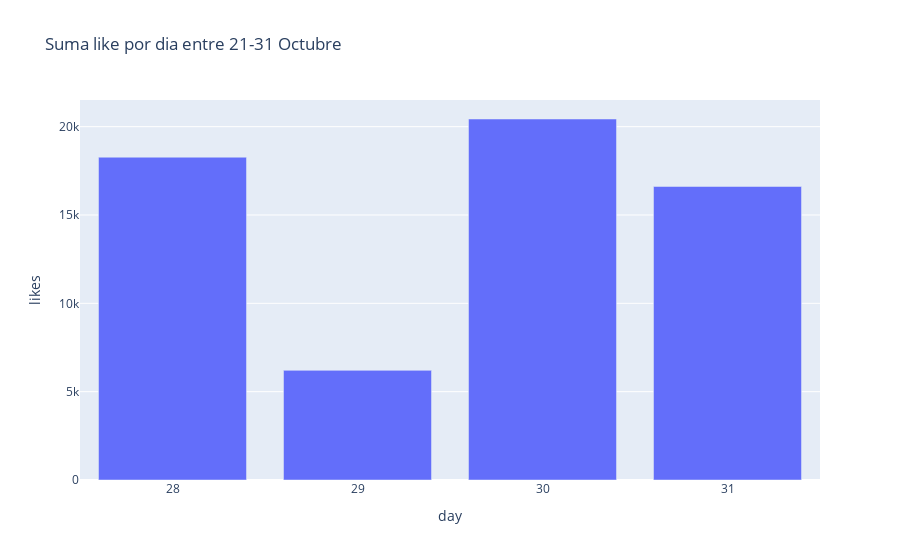
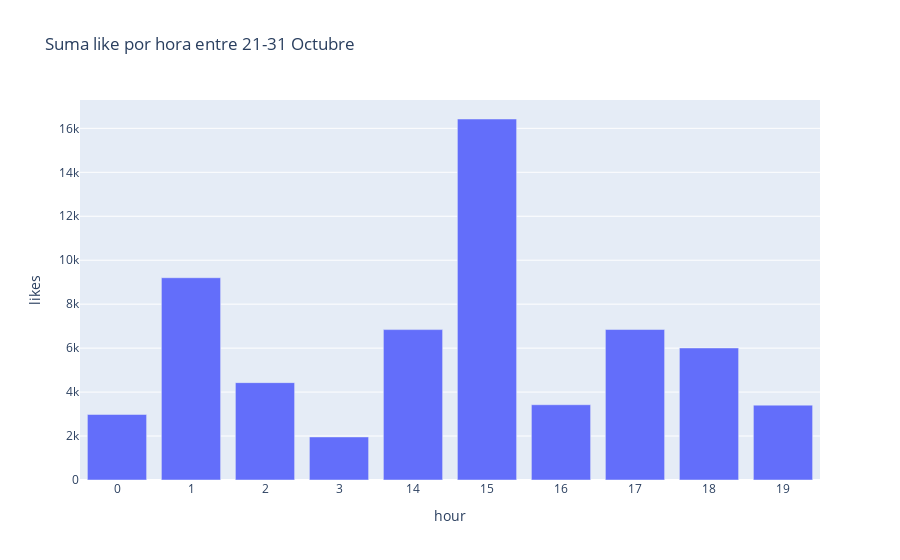
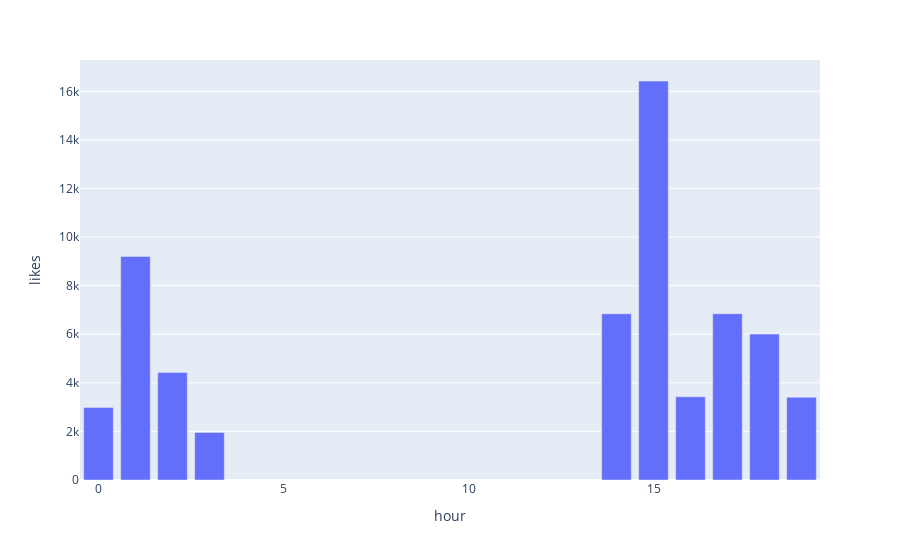
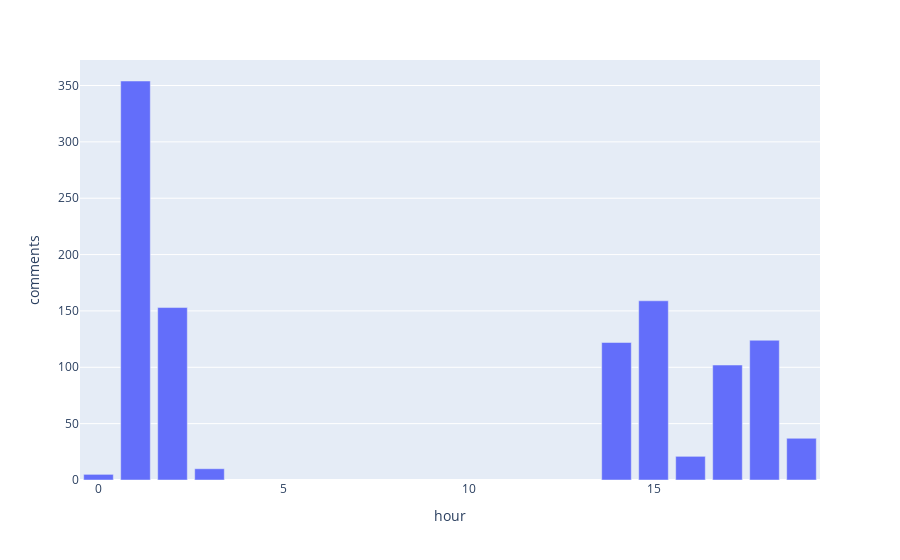

Source (notebook cell) for these figures, in order:
### Code cell
import plotly.express as px
from plotly.offline import  iplot,  init_notebook_mode
init_notebook_mode(connected=True) 

df = pd.read_csv(csv_file)
df['date'] = pd.to_datetime(df['date'], errors='coerce')
df= df.loc[df['date'].dt.day>20]

df['day']= df['date'].dt.day
df['hour']= df['date'].dt.hour

df_day = df.groupby('day').sum()
df_day.reset_index(inplace=True)

df_hour = df.groupby('hour').sum()
df_hour.reset_index(inplace=True)

#Visualización simple de likes v/s tiempo

fig = px.bar(df_day, x="day", y="likes",
             title="Suma like por dia entre 21-31 Octubre")
fig.update_xaxes(type='category')
fig.show() 

fig = px.bar(df_hour, x="hour", y="likes",
             title="Suma like por hora entre 21-31 Octubre")
fig.update_xaxes(type='category')
iplot(fig) 



fig = px.bar(df_hour, x="hour", y="likes")
iplot(fig) 

fig = px.bar(df_hour, x="hour", y="comments")
iplot(fig)

### Figure 1 — Plotly figure (JSON) as saved in the notebook; plotly's stock layout.template omitted (floating-point values rounded to 4 significant figures)
{"data": [{"alignmentgroup": "True", "hovertemplate": "day=%{x}<br>likes=%{y}<extra></extra>", "legendgroup": "", "marker": {"color": "#636efa"}, "name": "", "offsetgroup": "", "orientation": "v", "showlegend": false, "textposition": "auto", "type": "bar", "x": [28, 29, 30, 31], "xaxis": "x", "y": [18271, 6206, 20434, 16614], "yaxis": "y"}], "layout": {"autosize": true, "barmode": "relative", "legend": {"tracegroupgap": 0}, "title": {"text": "Suma like por dia entre 21-31 Octubre"}, "xaxis": {"anchor": "y", "autorange": true, "domain": [0, 1], "range": [-0.5, 3.5], "title": {"text": "day"}, "type": "category"}, "yaxis": {"anchor": "x", "autorange": true, "domain": [0, 1], "range": [0, 21510.0], "title": {"text": "likes"}, "type": "linear"}}}

### Figure 2 — Plotly figure (JSON) as saved in the notebook; plotly's stock layout.template omitted (floating-point values rounded to 4 significant figures)
{"data": [{"alignmentgroup": "True", "hovertemplate": "hour=%{x}<br>likes=%{y}<extra></extra>", "legendgroup": "", "marker": {"color": "#636efa"}, "name": "", "offsetgroup": "", "orientation": "v", "showlegend": false, "textposition": "auto", "type": "bar", "x": [0, 1, 2, 3, 14, 15, 16, 17, 18, 19], "xaxis": "x", "y": [2981, 9203, 4430, 1959, 6843, 16425, 3425, 6846, 6007, 3406], "yaxis": "y"}], "layout": {"autosize": true, "barmode": "relative", "legend": {"tracegroupgap": 0}, "title": {"text": "Suma like por hora entre 21-31 Octubre"}, "xaxis": {"anchor": "y", "autorange": true, "domain": [0, 1], "range": [-0.5, 9.5], "title": {"text": "hour"}, "type": "category"}, "yaxis": {"anchor": "x", "autorange": true, "domain": [0, 1], "range": [0, 17290.0], "title": {"text": "likes"}, "type": "linear"}}}

### Figure 3 — Plotly figure (JSON) as saved in the notebook; plotly's stock layout.template omitted (floating-point values rounded to 4 significant figures)
{"data": [{"alignmentgroup": "True", "hovertemplate": "hour=%{x}<br>likes=%{y}<extra></extra>", "legendgroup": "", "marker": {"color": "#636efa"}, "name": "", "offsetgroup": "", "orientation": "v", "showlegend": false, "textposition": "auto", "type": "bar", "x": [0, 1, 2, 3, 14, 15, 16, 17, 18, 19], "xaxis": "x", "y": [2981, 9203, 4430, 1959, 6843, 16425, 3425, 6846, 6007, 3406], "yaxis": "y"}], "layout": {"autosize": true, "barmode": "relative", "legend": {"tracegroupgap": 0}, "margin": {"t": 60}, "xaxis": {"anchor": "y", "autorange": true, "domain": [0, 1], "range": [-0.5, 19.5], "title": {"text": "hour"}, "type": "linear"}, "yaxis": {"anchor": "x", "autorange": true, "domain": [0, 1], "range": [0, 17290.0], "title": {"text": "likes"}, "type": "linear"}}}

### Figure 4 — Plotly figure (JSON) as saved in the notebook; plotly's stock layout.template omitted (floating-point values rounded to 4 significant figures)
{"data": [{"alignmentgroup": "True", "hovertemplate": "hour=%{x}<br>comments=%{y}<extra></extra>", "legendgroup": "", "marker": {"color": "#636efa"}, "name": "", "offsetgroup": "", "orientation": "v", "showlegend": false, "textposition": "auto", "type": "bar", "x": [0, 1, 2, 3, 14, 15, 16, 17, 18, 19], "xaxis": "x", "y": [5, 354, 153, 10, 122, 159, 21, 102, 124, 37], "yaxis": "y"}], "layout": {"autosize": true, "barmode": "relative", "legend": {"tracegroupgap": 0}, "margin": {"t": 60}, "xaxis": {"anchor": "y", "autorange": true, "domain": [0, 1], "range": [-0.5, 19.5], "title": {"text": "hour"}, "type": "linear"}, "yaxis": {"anchor": "x", "autorange": true, "domain": [0, 1], "range": [0, 372.6], "title": {"text": "comments"}, "type": "linear"}}}
